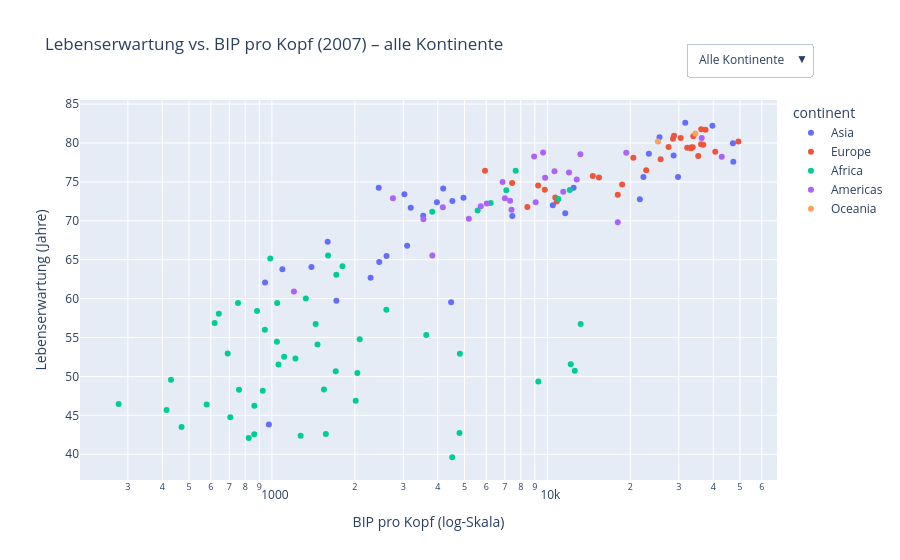

The notebook cell saved with this chart:
### Code cell
# Basis-Scatterplot
fig_filter = px.scatter(df_2007, x="gdpPercap",y="lifeExp",
    color="continent", # 
    hover_name="country", # Name des Landes beim Hovern
    hover_data={"pop": True, "year": True, "continent": False, "gdpPercap": False, "lifeExp": False, "iso_alpha": True}, #Hover-Daten anpassen
    log_x=True,
    title=f"Lebenserwartung vs. BIP pro Kopf ({year}) – alle Kontinente"
)

# Layout anpassen
fig_filter.update_layout(
    xaxis_title="BIP pro Kopf (log-Skala)",
    yaxis_title="Lebenserwartung (Jahre)"
)

# Kontinente in der Reihenfolge, wie sie in den Traces vorkommen
continent_order = [trace.name for trace in fig.data]

buttons = []

# Button 0: Alle Kontinente
buttons.append(
    dict(
        label="Alle Kontinente",
        method="update",
        args=[
            {"visible": [True] * len(fig.data)},  # alle Traces sichtbar
            {"title": f"Lebenserwartung vs. BIP pro Kopf ({year}) – alle Kontinente"}
        ],
    )
)

# Buttons 1..n: Einzelne Kontinente
for i, cont in enumerate(continent_order):
    visible = [False] * len(fig.data)
    visible[i] = True  # nur der i-te Kontinent sichtbar

    buttons.append(
        dict(
            label=cont,
            method="update",
            args=[
                {"visible": visible},
                {"title": f"Lebenserwartung vs. BIP pro Kopf ({year}) – {cont}"}
            ],
        )
    )

# Dropdown-Menü ins Layout einfügen
fig_filter.update_layout(
    updatemenus=[
        dict(
            type="dropdown",
            active=0,
            buttons=buttons,
            x=1.05,
            y=1.15,
            xanchor="right",
            yanchor="top",
        )
    ]
)

fig_filter.show()

### Figure 1 — Plotly figure (JSON) as saved in the notebook; plotly's stock layout.template omitted (floating-point values rounded to 4 significant figures; data arrays with more than 128 entries replaced by an {"elided": "..."} marker saying what was removed)
{"data": [{"customdata": {"elided": "33x4 mixed values"}, "hovertemplate": "<b>%{hovertext}</b><br><br>pop=%{customdata[0]}<br>year=%{customdata[1]}<br>iso_alpha=%{customdata[3]}<extra></extra>", "hovertext": ["Afghanistan", "Bahrain", "Bangladesh", "Cambodia", "China", "Hong Kong, China", "India", "Indonesia", "Iran", "Iraq", "Israel", "Japan", "Jordan", "Korea, Dem. Rep.", "Korea, Rep.", "Kuwait", "Lebanon", "Malaysia", "Mongolia", "Myanmar", "Nepal", "Oman", "Pakistan", "Philippines", "Saudi Arabia", "Singapore", "Sri Lanka", "Syria", "Taiwan", "Thailand", "Vietnam", "West Bank and Gaza", "Yemen, Rep."], "legendgroup": "Asia", "marker": {"color": "#636efa", "symbol": "circle"}, "mode": "markers", "name": "Asia", "orientation": "v", "showlegend": true, "type": "scatter", "x": [974.6, 29800.0, 1391.0, 1714.0, 4959.0, 39720.0, 2452.0, 3541.0, 11610.0, 4471.0, 25520.0, 31660.0, 4519.0, 1593.0, 23350.0, 47310.0, 10460.0, 12450.0, 3096.0, 944, 1091.0, 22320.0, 2606.0, 3190.0, 21650.0, 47140.0, 3970.0, 4185.0, 28720.0, 7458.0, 2442.0, 3025.0, 2281.0], "xaxis": "x", "y": [43.83, 75.64, 64.06, 59.72, 72.96, 82.21, 64.7, 70.65, 70.96, 59.55, 80.75, 82.6, 72.53, 67.3, 78.62, 77.59, 71.99, 74.24, 66.8, 62.07, 63.78, 75.64, 65.48, 71.69, 72.78, 79.97, 72.4, 74.14, 78.4, 70.62, 74.25, 73.42, 62.7], "yaxis": "y"}, {"customdata": [[3600523, 2007, "Europe", "ALB"], [8199783, 2007, "Europe", "AUT"], [10392226, 2007, "Europe", "BEL"], [4552198, 2007, "Europe", "BIH"], [7322858, 2007, "Europe", "BGR"], [4493312, 2007, "Europe", "HRV"], [10228744, 2007, "Europe", "CZE"], [5468120, 2007, "Europe", "DNK"], [5238460, 2007, "Europe", "FIN"], [61083916, 2007, "Europe", "FRA"], [82400996, 2007, "Europe", "DEU"], [10706290, 2007, "Europe", "GRC"], [9956108, 2007, "Europe", "HUN"], [301931, 2007, "Europe", "ISL"], [4109086, 2007, "Europe", "IRL"], [58147733, 2007, "Europe", "ITA"], [684736, 2007, "Europe", "MNE"], [16570613, 2007, "Europe", "NLD"], [4627926, 2007, "Europe", "NOR"], [38518241, 2007, "Europe", "POL"], [10642836, 2007, "Europe", "PRT"], [22276056, 2007, "Europe", "ROU"], [10150265, 2007, "Europe", "SRB"], [5447502, 2007, "Europe", "SVK"], [2009245, 2007, "Europe", "SVN"], [40448191, 2007, "Europe", "ESP"], [9031088, 2007, "Europe", "SWE"], [7554661, 2007, "Europe", "CHE"], [71158647, 2007, "Europe", "TUR"], [60776238, 2007, "Europe", "GBR"]], "hovertemplate": "<b>%{hovertext}</b><br><br>pop=%{customdata[0]}<br>year=%{customdata[1]}<br>iso_alpha=%{customdata[3]}<extra></extra>", "hovertext": ["Albania", "Austria", "Belgium", "Bosnia and Herzegovina", "Bulgaria", "Croatia", "Czech Republic", "Denmark", "Finland", "France", "Germany", "Greece", "Hungary", "Iceland", "Ireland", "Italy", "Montenegro", "Netherlands", "Norway", "Poland", "Portugal", "Romania", "Serbia", "Slovak Republic", "Slovenia", "Spain", "Sweden", "Switzerland", "Turkey", "United Kingdom"], "legendgroup": "Europe", "marker": {"color": "#EF553B", "symbol": "circle"}, "mode": "markers", "name": "Europe", "orientation": "v", "showlegend": true, "type": "scatter", "x": [5937.0, 36130.0, 33690.0, 7446.0, 10680.0, 14620.0, 22830.0, 35280.0, 33210.0, 30470.0, 32170.0, 27540.0, 18010.0, 36180.0, 40680.0, 28570.0, 9254.0, 36800.0, 49360.0, 15390.0, 20510.0, 10810.0, 9787.0, 18680.0, 25770.0, 28820.0, 33860.0, 37510.0, 8458.0, 33200.0], "xaxis": "x", "y": [76.42, 79.83, 79.44, 74.85, 73.0, 75.75, 76.49, 78.33, 79.31, 80.66, 79.41, 79.48, 73.34, 81.76, 78.89, 80.55, 74.54, 79.76, 80.2, 75.56, 78.1, 72.48, 74.0, 74.66, 77.93, 80.94, 80.88, 81.7, 71.78, 79.42], "yaxis": "y"}, {"customdata": {"elided": "52x4 mixed values"}, "hovertemplate": "<b>%{hovertext}</b><br><br>pop=%{customdata[0]}<br>year=%{customdata[1]}<br>iso_alpha=%{customdata[3]}<extra></extra>", "hovertext": ["Algeria", "Angola", "Benin", "Botswana", "Burkina Faso", "Burundi", "Cameroon", "Central African Republic", "Chad", "Comoros", "Congo, Dem. Rep.", "Congo, Rep.", "Cote d'Ivoire", "Djibouti", "Egypt", "Equatorial Guinea", "Eritrea", "Ethiopia", "Gabon", "Gambia", "Ghana", "Guinea", "Guinea-Bissau", "Kenya", "Lesotho", "Liberia", "Libya", "Madagascar", "Malawi", "Mali", "Mauritania", "Mauritius", "Morocco", "Mozambique", "Namibia", "Niger", "Nigeria", "Reunion", "Rwanda", "Sao Tome and Principe", "Senegal", "Sierra Leone", "Somalia", "South Africa", "Sudan", "Swaziland", "Tanzania", "Togo", "Tunisia", "Uganda", "Zambia", "Zimbabwe"], "legendgroup": "Africa", "marker": {"color": "#00cc96", "symbol": "circle"}, "mode": "markers", "name": "Africa", "orientation": "v", "showlegend": true, "type": "scatter", "x": [6223.0, 4797.0, 1441.0, 12570.0, 1217.0, 430.1, 2042.0, 706.0, 1704.0, 986.1, 277.6, 3633.0, 1545.0, 2082.0, 5581.0, 12150.0, 641.4, 690.8, 13210.0, 752.7, 1328.0, 942.7, 579.2, 1463.0, 1569.0, 414.5, 12060.0, 1045.0, 759.3, 1043.0, 1803.0, 10960.0, 3820.0, 823.7, 4811.0, 619.7, 2014.0, 7670.0, 863.1, 1598.0, 1712.0, 862.5, 926.1, 9270.0, 2602.0, 4513.0, 1107.0, 883.0, 7093.0, 1056.0, 1271.0, 469.7], "xaxis": "x", "y": [72.3, 42.73, 56.73, 50.73, 52.3, 49.58, 50.43, 44.74, 50.65, 65.15, 46.46, 55.32, 48.33, 54.79, 71.34, 51.58, 58.04, 52.95, 56.73, 59.45, 60.02, 56.01, 46.39, 54.11, 42.59, 45.68, 73.95, 59.44, 48.3, 54.47, 64.16, 72.8, 71.16, 42.08, 52.91, 56.87, 46.86, 76.44, 46.24, 65.53, 63.06, 42.57, 48.16, 49.34, 58.56, 39.61, 52.52, 58.42, 73.92, 51.54, 42.38, 43.49], "yaxis": "y"}, {"customdata": [[40301927, 2007, "Americas", "ARG"], [9119152, 2007, "Americas", "BOL"], [190010647, 2007, "Americas", "BRA"], [33390141, 2007, "Americas", "CAN"], [16284741, 2007, "Americas", "CHL"], [44227550, 2007, "Americas", "COL"], [4133884, 2007, "Americas", "CRI"], [11416987, 2007, "Americas", "CUB"], [9319622, 2007, "Americas", "DOM"], [13755680, 2007, "Americas", "ECU"], [6939688, 2007, "Americas", "SLV"], [12572928, 2007, "Americas", "GTM"], [8502814, 2007, "Americas", "HTI"], [7483763, 2007, "Americas", "HND"], [2780132, 2007, "Americas", "JAM"], [108700891, 2007, "Americas", "MEX"], [5675356, 2007, "Americas", "NIC"], [3242173, 2007, "Americas", "PAN"], [6667147, 2007, "Americas", "PRY"], [28674757, 2007, "Americas", "PER"], [3942491, 2007, "Americas", "PRI"], [1056608, 2007, "Americas", "TTO"], [301139947, 2007, "Americas", "USA"], [3447496, 2007, "Americas", "URY"], [26084662, 2007, "Americas", "VEN"]], "hovertemplate": "<b>%{hovertext}</b><br><br>pop=%{customdata[0]}<br>year=%{customdata[1]}<br>iso_alpha=%{customdata[3]}<extra></extra>", "hovertext": ["Argentina", "Bolivia", "Brazil", "Canada", "Chile", "Colombia", "Costa Rica", "Cuba", "Dominican Republic", "Ecuador", "El Salvador", "Guatemala", "Haiti", "Honduras", "Jamaica", "Mexico", "Nicaragua", "Panama", "Paraguay", "Peru", "Puerto Rico", "Trinidad and Tobago", "United States", "Uruguay", "Venezuela"], "legendgroup": "Americas", "marker": {"color": "#ab63fa", "symbol": "circle"}, "mode": "markers", "name": "Americas", "orientation": "v", "showlegend": true, "type": "scatter", "x": [12780.0, 3822.0, 9066.0, 36320.0, 13170.0, 7007.0, 9645.0, 8948.0, 6025.0, 6873.0, 5728.0, 5186.0, 1202.0, 3548.0, 7321.0, 11980.0, 2749.0, 9809.0, 4173.0, 7409.0, 19330.0, 18010.0, 42950.0, 10610.0, 11420.0], "xaxis": "x", "y": [75.32, 65.55, 72.39, 80.65, 78.55, 72.89, 78.78, 78.27, 72.23, 74.99, 71.88, 70.26, 60.92, 70.2, 72.57, 76.19, 72.9, 75.54, 71.75, 71.42, 78.75, 69.82, 78.24, 76.38, 73.75], "yaxis": "y"}, {"customdata": [[20434176, 2007, "Oceania", "AUS"], [4115771, 2007, "Oceania", "NZL"]], "hovertemplate": "<b>%{hovertext}</b><br><br>pop=%{customdata[0]}<br>year=%{customdata[1]}<br>iso_alpha=%{customdata[3]}<extra></extra>", "hovertext": ["Australia", "New Zealand"], "legendgroup": "Oceania", "marker": {"color": "#FFA15A", "symbol": "circle"}, "mode": "markers", "name": "Oceania", "orientation": "v", "showlegend": true, "type": "scatter", "x": [34440.0, 25190.0], "xaxis": "x", "y": [81.23, 80.2], "yaxis": "y"}], "layout": {"legend": {"title": {"text": "continent"}, "tracegroupgap": 0}, "title": {"text": "Lebenserwartung vs. BIP pro Kopf (2007) – alle Kontinente"}, "updatemenus": [{"active": 0, "buttons": [{"args": [{"visible": [true, true, true, true, true]}, {"title": "Lebenserwartung vs. BIP pro Kopf (2007) – alle Kontinente"}], "label": "Alle Kontinente", "method": "update"}, {"args": [{"visible": [true, false, false, false, false]}, {"title": "Lebenserwartung vs. BIP pro Kopf (2007) – Asia"}], "label": "Asia", "method": "update"}, {"args": [{"visible": [false, true, false, false, false]}, {"title": "Lebenserwartung vs. BIP pro Kopf (2007) – Europe"}], "label": "Europe", "method": "update"}, {"args": [{"visible": [false, false, true, false, false]}, {"title": "Lebenserwartung vs. BIP pro Kopf (2007) – Africa"}], "label": "Africa", "method": "update"}, {"args": [{"visible": [false, false, false, true, false]}, {"title": "Lebenserwartung vs. BIP pro Kopf (2007) – Americas"}], "label": "Americas", "method": "update"}, {"args": [{"visible": [false, false, false, false, true]}, {"title": "Lebenserwartung vs. BIP pro Kopf (2007) – Oceania"}], "label": "Oceania", "method": "update"}], "type": "dropdown", "x": 1.05, "xanchor": "right", "y": 1.15, "yanchor": "top"}], "xaxis": {"anchor": "y", "domain": [0, 1], "title": {"text": "BIP pro Kopf (log-Skala)"}, "type": "log"}, "yaxis": {"anchor": "x", "domain": [0, 1], "title": {"text": "Lebenserwartung (Jahre)"}}}}
